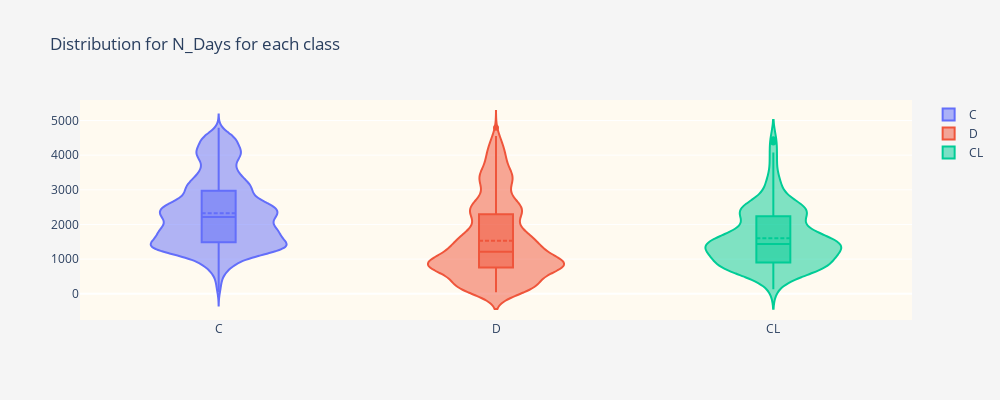
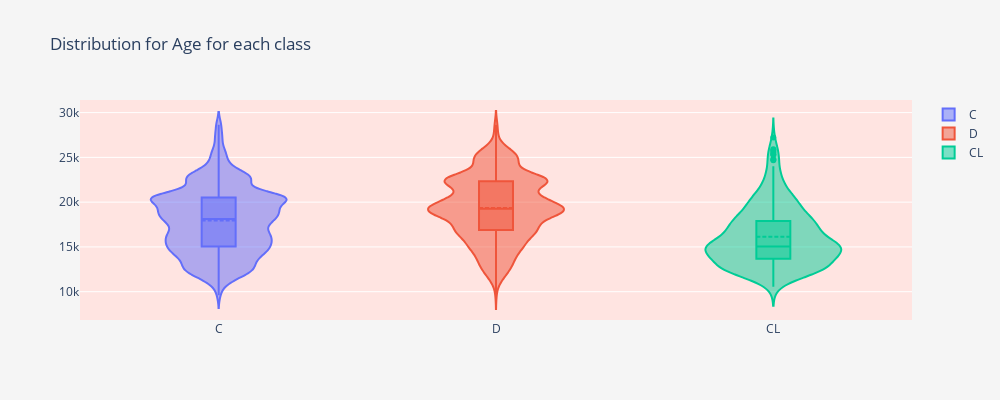
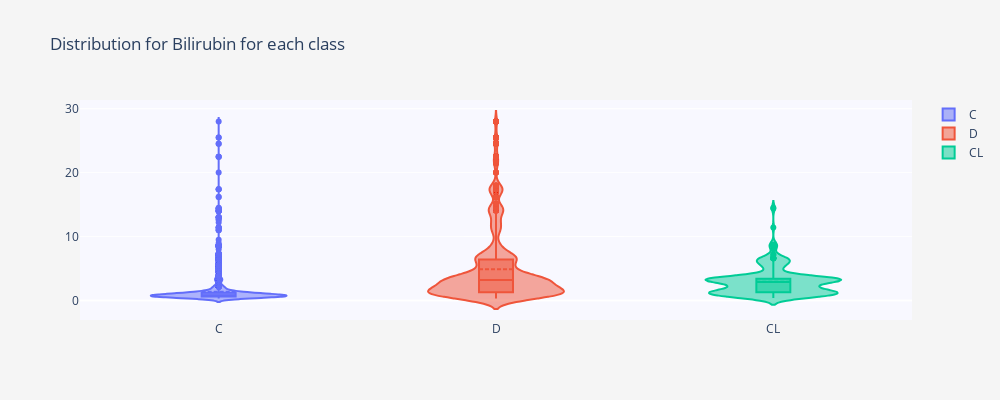
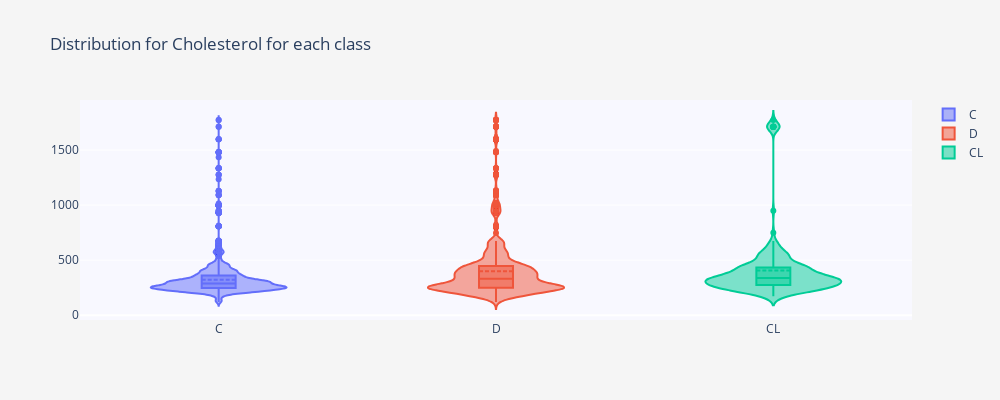

Write notebook code for charts like these, in order.
### Code cell
classes = list(df.Status.unique())

ultra_light_colors = [
"#F0F8FF", "#F6F6F6", "#F0FFF0",  "#FAFAD2",  "#FFE4E1",  "#FFF5EE", "#F5FFFA",  "#F0FFFF","#FFFAF0",  "#F8F8FF"   
]
def col_per_class(col):
    fig = go.Figure()
    for clas in classes : 
        fig.add_trace(go.Violin(y = df[col][df['Status']== clas],   box_visible=True,
                            meanline_visible=True , x = df['Status'][df['Status'] == clas], name = clas ))
        fig.update_layout(title = f'Distribution for {col} for each class', plot_bgcolor = ultra_light_colors[np.random.randint(1,10)],paper_bgcolor= '#F5F5F5', height=400,  
        width=1000 )
    return fig
for i in train_to_scale : 
    fig = col_per_class(i)
    fig.show()

### Figure 1 — Plotly figure (JSON) as saved in the notebook; plotly's stock layout.template omitted (floating-point values rounded to 4 significant figures; data arrays with more than 128 entries replaced by an {"elided": "..."} marker saying what was removed)
{"data": [{"box": {"visible": true}, "meanline": {"visible": true}, "name": "C", "type": "violin", "x": {"elided": "5112 str values"}, "y": {"elided": "5112 int values"}}, {"box": {"visible": true}, "meanline": {"visible": true}, "name": "D", "type": "violin", "x": {"elided": "2776 str values"}, "y": {"elided": "2776 int values"}}, {"box": {"visible": true}, "meanline": {"visible": true}, "name": "CL", "type": "violin", "x": {"elided": "293 str values"}, "y": {"elided": "293 int values"}}], "layout": {"height": 400, "paper_bgcolor": "#F5F5F5", "plot_bgcolor": "#FFFAF0", "title": {"text": "Distribution for N_Days for each class"}, "width": 1000}}

### Figure 2 — Plotly figure (JSON) as saved in the notebook; plotly's stock layout.template omitted (floating-point values rounded to 4 significant figures; data arrays with more than 128 entries replaced by an {"elided": "..."} marker saying what was removed)
{"data": [{"box": {"visible": true}, "meanline": {"visible": true}, "name": "C", "type": "violin", "x": {"elided": "5112 str values"}, "y": {"elided": "5112 int values"}}, {"box": {"visible": true}, "meanline": {"visible": true}, "name": "D", "type": "violin", "x": {"elided": "2776 str values"}, "y": {"elided": "2776 int values"}}, {"box": {"visible": true}, "meanline": {"visible": true}, "name": "CL", "type": "violin", "x": {"elided": "293 str values"}, "y": {"elided": "293 int values"}}], "layout": {"height": 400, "paper_bgcolor": "#F5F5F5", "plot_bgcolor": "#FFE4E1", "title": {"text": "Distribution for Age for each class"}, "width": 1000}}

### Figure 3 — Plotly figure (JSON) as saved in the notebook; plotly's stock layout.template omitted (floating-point values rounded to 4 significant figures; data arrays with more than 128 entries replaced by an {"elided": "..."} marker saying what was removed)
{"data": [{"box": {"visible": true}, "meanline": {"visible": true}, "name": "C", "type": "violin", "x": {"elided": "5112 str values"}, "y": {"elided": "5112 float values"}}, {"box": {"visible": true}, "meanline": {"visible": true}, "name": "D", "type": "violin", "x": {"elided": "2776 str values"}, "y": {"elided": "2776 float values"}}, {"box": {"visible": true}, "meanline": {"visible": true}, "name": "CL", "type": "violin", "x": {"elided": "293 str values"}, "y": {"elided": "293 float values"}}], "layout": {"height": 400, "paper_bgcolor": "#F5F5F5", "plot_bgcolor": "#F8F8FF", "title": {"text": "Distribution for Bilirubin for each class"}, "width": 1000}}

### Figure 4 — Plotly figure (JSON) as saved in the notebook; plotly's stock layout.template omitted (floating-point values rounded to 4 significant figures; data arrays with more than 128 entries replaced by an {"elided": "..."} marker saying what was removed)
{"data": [{"box": {"visible": true}, "meanline": {"visible": true}, "name": "C", "type": "violin", "x": {"elided": "5112 str values"}, "y": {"elided": "5112 int values"}}, {"box": {"visible": true}, "meanline": {"visible": true}, "name": "D", "type": "violin", "x": {"elided": "2776 str values"}, "y": {"elided": "2776 int values"}}, {"box": {"visible": true}, "meanline": {"visible": true}, "name": "CL", "type": "violin", "x": {"elided": "293 str values"}, "y": {"elided": "293 int values"}}], "layout": {"height": 400, "paper_bgcolor": "#F5F5F5", "plot_bgcolor": "#F8F8FF", "title": {"text": "Distribution for Cholesterol for each class"}, "width": 1000}}
